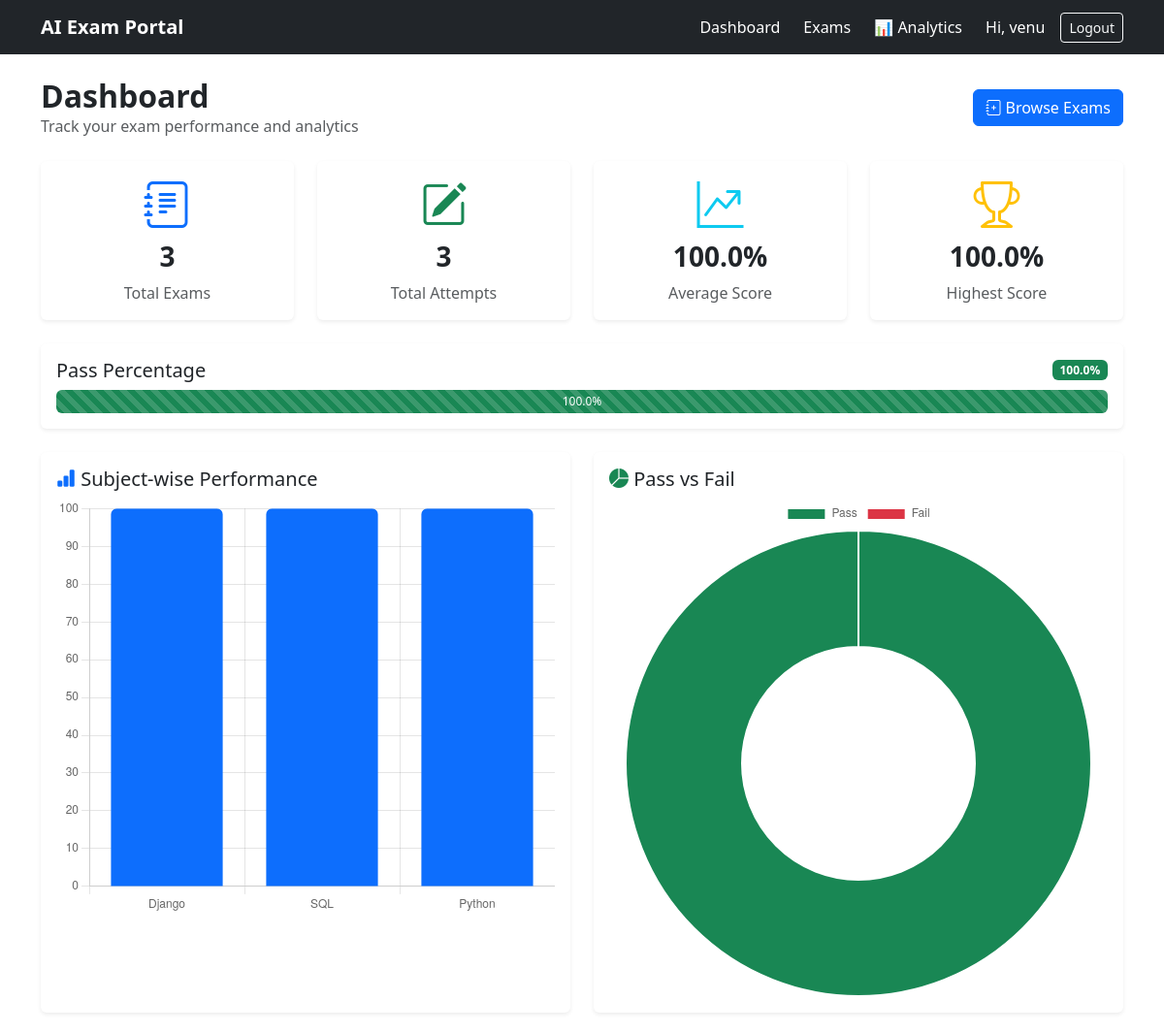
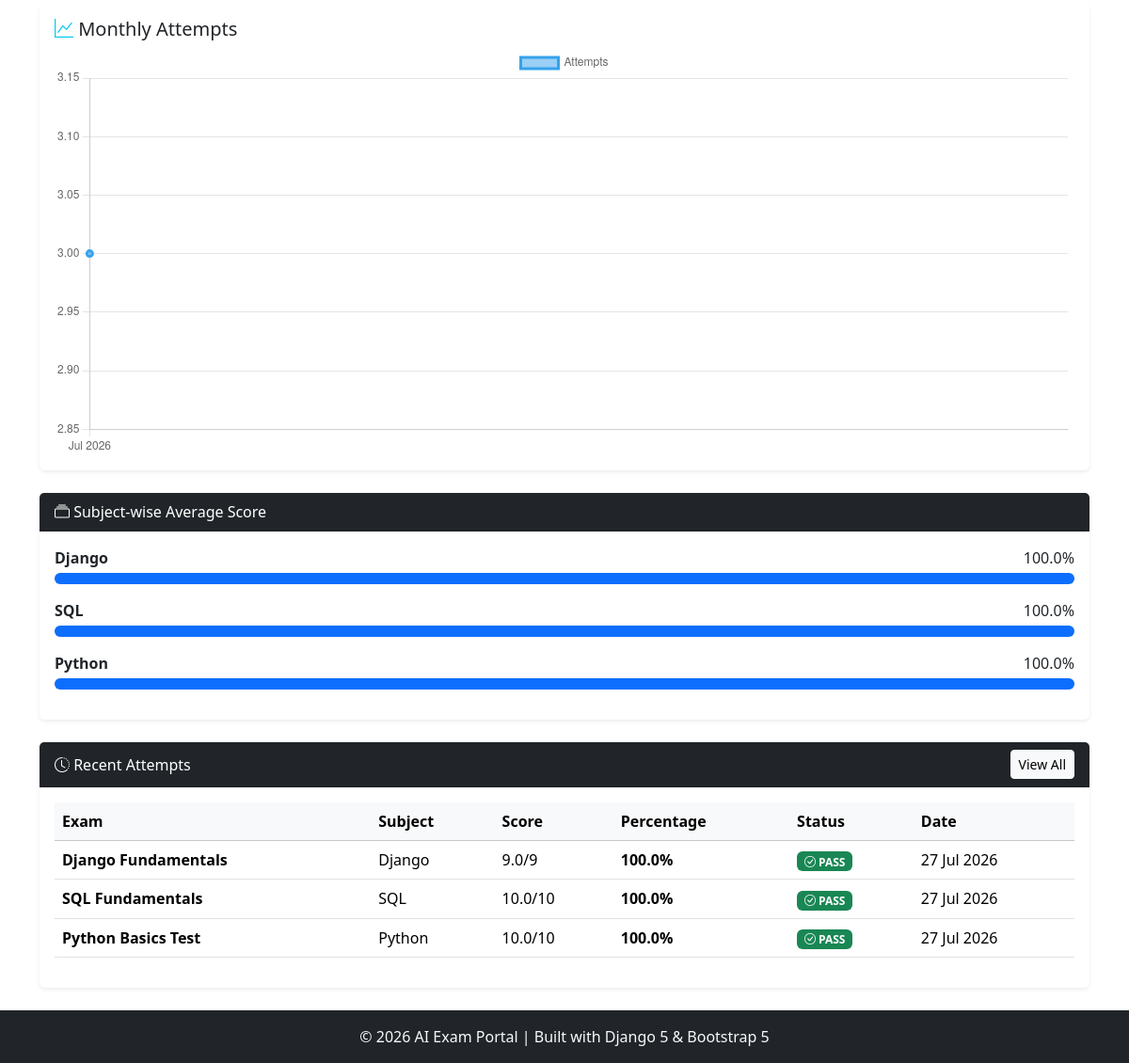
The app's page / (signed in) with its own data (2 pictures, top to bottom).
### exams/models.py (models this page shows, shortened)
class Exam(models.Model):
    DIFFICULTY_CHOICES = [
        ('Easy', 'Easy'),
        ('Medium', 'Medium'),
        ('Hard', 'Hard'),
    ]
    title = models.CharField(max_length=200)
    subject = models.CharField(max_length=100)
    description = models.TextField(blank=True)
    duration_minutes = models.PositiveIntegerField(default=30)
    negative_marking = models.BooleanField(
        default=False,
        help_text="Enable negative marking for incorrect answers."
    )
    negative_marks = models.FloatField(
        default=0.25,
        help_text="Marks deducted for each incorrect answer."
    )
    difficulty = models.CharField(
        max_length=10,
        choices=DIFFICULTY_CHOICES
    )
    created_by = models.ForeignKey(
        User,
        on_delete=models.CASCADE
    )
    created_at = models.DateTimeField(
        auto_now_add=True
    )
    class Meta:
        ordering = ['-created_at']

class ExamAttempt(models.Model):
    student = models.ForeignKey(
        User,
        on_delete=models.CASCADE,
        related_name="exam_attempts"
    )
    exam = models.ForeignKey(
        Exam,
        on_delete=models.CASCADE,
        related_name="attempts"
    )
    started_at = models.DateTimeField(
        auto_now_add=True
    )
    submitted_at = models.DateTimeField(
        null=True,
        blank=True
    )
    score = models.FloatField(
        default=0
    )
    total_marks = models.PositiveIntegerField(
        default=0
    )
    is_submitted = models.BooleanField(
        default=False
    )
    class Meta:
        ordering = ['-started_at']
        constraints = [
            models.UniqueConstraint(
                fields=[
                    'student',
                    'exam'
                ],
                condition=Q(
                    is_submitted=True
                ),
                name="unique_submitted_attempt"
            )
        ]
    @property
    def percentage(self):
        if self.total_marks == 0:
            return 0
        return round(
            (self.score / self.total_marks) * 100,
            2
        )
    @property
    def is_passed(self):
        return self.percentage >= 40

### exams/views.py (the view)
# urls.py: path('', DashboardView.as_view(), name='dashboard'),
class DashboardView(LoginRequiredMixin, TemplateView):
    template_name = "dashboard.html"
    def get_context_data(self, **kwargs):
        context = super().get_context_data(**kwargs)
        attempts = ExamAttempt.objects.filter(
            student=self.request.user,
            is_submitted=True
        ).select_related("exam")
        percentages = []
        for attempt in attempts:
            if attempt.total_marks > 0:
                percentages.append(
                    (attempt.score / attempt.total_marks) * 100
                )
        average_score = (
            round(sum(percentages) / len(percentages), 2)
            if percentages else 0
        )
        highest_score = (
            round(max(percentages), 2)
            if percentages else 0
        )
        passed_count = sum(
            1 for p in percentages if p >= 40
        )
        failed_count = len(percentages) - passed_count
        pass_percentage = (
            round((passed_count / len(percentages)) * 100, 2)
            if percentages else 0
        )
        subject_stats = []
        subjects = attempts.values_list(
            "exam__subject",
            flat=True
        ).distinct()
        for subject in subjects:
            subject_attempts = attempts.filter(
                exam__subject=subject
            )
            subject_percentages = []
            for attempt in subject_attempts:
                if attempt.total_marks > 0:
                    subject_percentages.append(
                        (attempt.score / attempt.total_marks) * 100
                    )
            avg_percentage = (
                round(
                    sum(subject_percentages) / len(subject_percentages),
                    2
                )
                if subject_percentages else 0
            )
            subject_stats.append({
                "exam__subject": subject,
                "avg_score": avg_percentage,
            })
        monthly_attempts = (
            attempts
            .annotate(month=TruncMonth("submitted_at"))
            .values("month")
            .annotate(count=Count("id"))
            .order_by("month")
        )
        context.update({
            "total_exams": Exam.objects.count(),
            "total_attempts": attempts.count(),
            "average_score": average_score,
            "highest_score": highest_score,
            "pass_percentage": pass_percentage,
            "passed_count": passed_count,
            "failed_count": failed_count,
            "pass_count": passed_count,
            "fail_count": failed_count,
            "subject_stats": subject_stats,
            "monthly_attempts": monthly_attempts,
            "recent_attempts": attempts.order_by(
                "-submitted_at"
            )[:5],
        })
        return context

### templates/dashboard.html (shortened to what this page needs)
{% extends 'base.html' %}
{% block content %}
<div class="d-flex justify-content-between align-items-center mb-4">
    <div>
        <h2 class="fw-bold mb-0">Dashboard</h2>
        <p class="text-muted mb-0">Track your exam performance and analytics</p>
    </div>
    <a href="{% url 'exam_list' %}" class="btn btn-primary">
        <i class="bi bi-journal-plus"></i> Browse Exams
    </a>
</div>
<div class="row g-4 mb-4">
    <div class="col-md-3">
        <div class="card border-0 shadow-sm h-100">
            <div class="card-body text-center">
                <i class="bi bi-journal-text display-5 text-primary"></i>
                <h3 class="fw-bold mt-2">{{ total_exams }}</h3>
                <p class="text-muted mb-0">Total Exams</p>
            </div>
        </div>
    </div>
    <div class="col-md-3">
        <div class="card border-0 shadow-sm h-100">
            <div class="card-body text-center">
                <i class="bi bi-pencil-square display-5 text-success"></i>
                <h3 class="fw-bold mt-2">{{ total_attempts }}</h3>
                <p class="text-muted mb-0">Total Attempts</p>
            </div>
        </div>
    </div>
    <div class="col-md-3">
        <div class="card border-0 shadow-sm h-100">
            <div class="card-body text-center">
                <i class="bi bi-graph-up-arrow display-5 text-info"></i>
                <h3 class="fw-bold mt-2">{{ average_score|default:0 }}%</h3>
                <p class="text-muted mb-0">Average Score</p>
            </div>
        </div>
    </div>
    <div class="col-md-3">
        <div class="card border-0 shadow-sm h-100">
            <div class="card-body text-center">
                <i class="bi bi-trophy display-5 text-warning"></i>
                <h3 class="fw-bold mt-2">{{ highest_score|default:0 }}%</h3>
                <p class="text-muted mb-0">Highest Score</p>
            </div>
        </div>
    </div>
</div>
<div class="card border-0 shadow-sm mb-4">
    <div class="card-body">
        <div class="d-flex justify-content-between align-items-center mb-2">
            <h5 class="mb-0">Pass Percentage</h5>
            <span class="badge bg-success">{{ pass_percentage|default:0 }}%</span>
        </div>
        <div class="progress" style="height: 24px;">
            <div class="progress-bar bg-success progress-bar-striped progress-bar-animated"
                role="progressbar"
                style="width: {{ pass_percentage|default:0 }}%;"
                aria-valuenow="{{ pass_percentage|default:0 }}"
                aria-valuemin="0"
                aria-valuemax="100">
                {{ pass_percentage|default:0 }}%
            </div>
        </div>
    </div>
</div>
<div class="row g-4 mb-4">
    <div class="col-lg-6">
        <div class="card border-0 shadow-sm h-100">
            <div class="card-body">
                <h5 class="card-title">
                    <i class="bi bi-bar-chart-fill text-primary"></i>
                    Subject-wise Performance
                </h5>
                <canvas id="subjectChart" height="250"></canvas>
            </div>
        </div>
    </div>
    <div class="col-lg-6">
        <div class="card border-0 shadow-sm h-100">
            <div class="card-body">
                <h5 class="card-title">
                    <i class="bi bi-pie-chart-fill text-success"></i>
                    Pass vs Fail
                </h5>
                <canvas id="resultChart" height="250"></canvas>
            </div>
        </div>
    </div>
</div>
<div class="card border-0 shadow-sm mb-4">
    <div class="card-body">
        <h5 class="card-title">
            <i class="bi bi-graph-up text-info"></i>
            Monthly Attempts
        </h5>
        <canvas id="monthlyChart" height="120"></canvas>
    </div>
</div>
<div class="card border-0 shadow-sm mb-4">
    <div class="card-header bg-dark text-white">
        <i class="bi bi-collection"></i> Subject-wise Average Score
    </div>
    <div class="card-body">
        {% if subject_stats %}
            {% for stat in subject_stats %}
                <div class="mb-3">
                    <div class="d-flex justify-content-between mb-1">
                        <span class="fw-semibold">{{ stat.exam__subject }}</span>
                        <span>{{ stat.avg_score|default:0|floatformat:1 }}%</span>
                    </div>
                    <div class="progress" style="height: 12px;">
                        <div class="progress-bar bg-primary"
                             role="progressbar"
                             style="width: {{ stat.avg_score|default:0 }}%">
                        </div>
                    </div>
                </div>
            {% endfor %}
        {% else %}
            <div class="text-center py-4">
                <i class="bi bi-bar-chart display-5 text-muted"></i>
                <p class="text-muted mt-3 mb-0">No subject statistics available yet.</p>
            </div>
        {% endif %}
    </div>
</div>
<div class="card border-0 shadow-sm">
    <div class="card-header bg-dark text-white d-flex justify-content-between align-items-center">
        <span><i class="bi bi-clock-history"></i> Recent Attempts</span>
        <a href="{% url 'result_history' %}" class="btn btn-sm btn-light">
            View All
        </a>
    </div>
    <div class="card-body">
        {% if recent_attempts %}
            <div class="table-responsive">
                <table class="table table-hover align-middle">
                    <thead class="table-light">
                        <tr>
                            <th>Exam</th>
                            <th>Subject</th>
                            <th>Score</th>
                            <th>Percentage</th>
                            <th>Status</th>
                            <th>Date</th>
                        </tr>
                    </thead>
                    <tbody>
                        {% for attempt in recent_attempts %}
                        <tr>
                            <td class="fw-semibold">{{ attempt.exam.title }}</td>
                            <td>{{ attempt.exam.subject }}</td>
                            <td>{{ attempt.score }}/{{ attempt.total_marks }}</td>
                            <td>
                                <span class="fw-semibold">
                                    {{ attempt.percentage|floatformat:1 }}%
                                </span>
                            </td>
                            <td>
                                {% if attempt.is_passed %}
                                    <span class="badge bg-success">
                                        <i class="bi bi-check-circle"></i> PASS
                                    </span>
                                {% else %}
                                    <span class="badge bg-danger">
                                        <i class="bi bi-x-circle"></i> FAIL
                                    </span>
                                {% endif %}
                            </td>
                            <td>{{ attempt.submitted_at|date:"d M Y" }}</td>
                        </tr>
                        {% endfor %}
                    </tbody>
                </table>
            </div>
        {% endif %}
    </div>
</div>
{% endblock %}
{% block extra_js %}
<script>
// Subject-wise chart
const subjectLabels = [
    {% for s in subject_stats %}
        "{{ s.exam__subject }}"{% if not forloop.last %},{% endif %}
    {% empty %}
        "No Data"
    {% endfor %}
];
const subjectScores = [
    {% for s in subject_stats %}
        {{ s.avg_score|default:0|floatformat:0 }}{% if not forloop.last %},{% endif %}
    {% empty %}
        0
    {% endfor %}
];
new Chart(document.getElementById('subjectChart'), {
    type: 'bar',
    data: {
        labels: subjectLabels,
        datasets: [{
            label: 'Average Score (%)',
            data: subjectScores,
            backgroundColor: '#0d6efd',
            borderRadius: 6
        }]
    },
    options: {
        responsive: true,
        plugins: {
            legend: { display: false }
        },
        scales: {
            y: {
                beginAtZero: true,
                max: 100
            }
        }
    }
});
// Pass vs Fail chart
new Chart(document.getElementById('resultChart'), {
    type: 'doughnut',
    data: {
        labels: ['Pass', 'Fail'],
        datasets: [{
            data: [{{ pass_count|default:0 }}, {{ fail_count|default:0 }}],
            backgroundColor: ['#198754', '#dc3545']
        }]
    },
    options: {
        responsive: true
    }
});
// Monthly attempts chart
const monthlyLabels = [
    {% for m in monthly_attempts %}
        "{{ m.month|date:'M Y' }}"{% if not forloop.last %},{% endif %}
    {% empty %}
        "No Data"
    {% endfor %}
];
const monthlyCounts = [
    {% for m in monthly_attempts %}
        {{ m.count|default:0 }}{% if not forloop.last %},{% endif %}
    {% empty %}
        0
    {% endfor %}
];
new Chart(document.getElementById('monthlyChart'), {
    type: 'line',
    data: {
        labels: monthlyLabels,
        datasets: [{
            label: 'Attempts',
            data: monthlyCounts,
            tension: 0.4,
            fill: false,
            borderWidth: 3
        }]
    },
    options: {
        responsive: true
    }
});
</script>
{% endblock %}

### templates/base.html (shortened to what this page needs)
<!DOCTYPE html>
<html lang="en">
<head>
    <link href="https://cdn.jsdelivr.net/npm/bootstrap@5.3.3/dist/css/bootstrap.min.css" rel="stylesheet">
    <link rel="stylesheet"
          href="https://cdn.jsdelivr.net/npm/bootstrap-icons@1.11.3/font/bootstrap-icons.min.css">
</head>
<body class="d-flex flex-column min-vh-100">
<nav class="navbar navbar-expand-lg navbar-dark bg-dark">
    <div class="container">
        <a class="navbar-brand fw-bold" href="/">
            AI Exam Portal
        </a>
        <div class="collapse navbar-collapse" id="mainNavbar">
            <div class="navbar-nav ms-auto align-items-lg-center gap-lg-2">
                <a href="{% url 'dashboard' %}"
                   class="nav-link text-white">
                    Dashboard
                </a>
                <a href="{% url 'exam_list' %}"
                   class="nav-link text-white">
                    Exams
                </a>
                <a href="{% url 'performance_analytics' %}"
                   class="nav-link text-white">
                    📊 Analytics
                </a>
                {% if user.is_authenticated %}
                    <span class="nav-link text-white">
                        Hi, {{ user.username }}
                    </span>
                    <form method="post"
                          action="{% url 'logout' %}"
                          class="d-lg-inline">
                        <button type="submit"
                                class="btn btn-outline-light btn-sm w-100 w-lg-auto">
                            Logout
                        </button>
                    </form>
                {% endif %}
            </div>
        </div>
    </div>
</nav>
<main class="container py-4 flex-grow-1">
    {% block content %}{% endblock %}
</main>
<footer class="bg-dark text-light text-center py-3 mt-auto">
    <p class="mb-0">
        © 2026 AI Exam Portal | Built with Django 5 & Bootstrap 5
    </p>
</footer>
{% block extra_js %}
{% endblock %}
</body>
</html>

### records on screen
Exam: exam__subject "Django", avg_score "100.0"
Exam: exam__subject "SQL", avg_score "100.0"
Exam: exam__subject "Python", avg_score "100.0"
ExamAttempt: exam "Django Fundamentals", exam.subject "Django", score "9.0", total_marks "9", percentage "100.0", shows "PASS", submitted_at "27 Jul 2026"
ExamAttempt: exam "SQL Fundamentals", exam.subject "SQL", score "10.0", total_marks "10", percentage "100.0", shows "PASS", submitted_at "27 Jul 2026"
ExamAttempt: exam "Python Basics Test", exam.subject "Python", score "10.0", total_marks "10", percentage "100.0", shows "PASS", submitted_at "27 Jul 2026"

### other values on screen
{{ user.username }} "venu"
{{ total_exams }} "3"
{{ total_attempts }} "3"
{{ average_score|default:0 }} "100.0"
{{ highest_score|default:0 }} "100.0"
{{ pass_percentage|default:0 }} "100.0"
chart data {{ s.exam__subject }} Django, SQL, Python
chart data {{ s.avg_score|default:0|floatformat:0 }} 100, 100, 100
chart data {{ fail_count|default:0 }} 0
